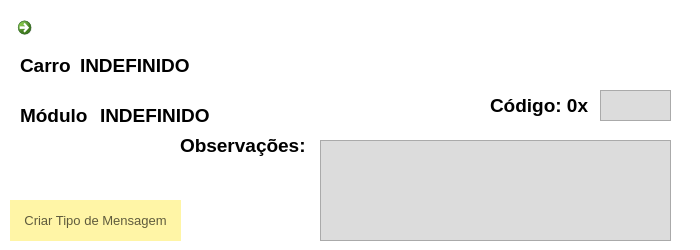
<?xml version="1.0" encoding="UTF-8"?>
<ui version="4.0">
 <class>CriarTipoMensagem</class>
 <widget class="QDialog" name="CriarTipoMensagem">
  <property name="geometry">
   <rect>
    <x>0</x>
    <y>0</y>
    <width>700</width>
    <height>250</height>
   </rect>
  </property>
  <property name="windowTitle">
   <string>Criar Tipo de Mensagem</string>
  </property>
  <property name="windowIcon">
   <iconset>
    <normaloff>../icon.ico</normaloff>../icon.ico</iconset>
  </property>
  <property name="styleSheet">
   <string notr="true">background: white</string>
  </property>
  <widget class="QLabel" name="label_5">
   <property name="geometry">
    <rect>
     <x>20</x>
     <y>50</y>
     <width>71</width>
     <height>31</height>
    </rect>
   </property>
   <property name="font">
    <font>
     <pointsize>14</pointsize>
     <bold>true</bold>
    </font>
   </property>
   <property name="text">
    <string>Carro</string>
   </property>
  </widget>
  <widget class="QPushButton" name="btnCriarTipoMensagem">
   <property name="geometry">
    <rect>
     <x>10</x>
     <y>200</y>
     <width>171</width>
     <height>41</height>
    </rect>
   </property>
   <property name="font">
    <font>
     <pointsize>10</pointsize>
    </font>
   </property>
   <property name="cursor">
    <cursorShape>PointingHandCursor</cursorShape>
   </property>
   <property name="styleSheet">
    <string notr="true">QPushButton{
	background-color:rgb(255, 245, 166);
	border:none;
	color:rgb(95, 91, 61);
	border -bottom: 5px solid rgb(162, 155, 105)
}
QPushButton:hover{
	background-color:rgb(229, 217, 150);
	border-bottom: 5px solid rgb(162, 155, 105)
}
QPushButton:pressed {
	background-color:rgb(255, 242, 165);
	border-bottom: 5px solid rgb(162, 155, 105)
}</string>
   </property>
   <property name="text">
    <string>Criar Tipo de Mensagem</string>
   </property>
  </widget>
  <widget class="QCommandLinkButton" name="commandButtonVoltar">
   <property name="geometry">
    <rect>
     <x>10</x>
     <y>10</y>
     <width>31</width>
     <height>41</height>
    </rect>
   </property>
   <property name="cursor">
    <cursorShape>PointingHandCursor</cursorShape>
   </property>
   <property name="styleSheet">
    <string notr="true">QCommandLinkButton
{
	border: none;
}

QCommandLinkButton:hover
{
	border: none;
}</string>
   </property>
   <property name="text">
    <string/>
   </property>
   <property name="icon">
    <iconset>
     <normaloff>../setavoltar.ico</normaloff>../setavoltar.ico</iconset>
   </property>
  </widget>
  <widget class="QLabel" name="labelNomeCarro">
   <property name="geometry">
    <rect>
     <x>80</x>
     <y>50</y>
     <width>591</width>
     <height>31</height>
    </rect>
   </property>
   <property name="font">
    <font>
     <pointsize>14</pointsize>
     <bold>true</bold>
    </font>
   </property>
   <property name="text">
    <string>INDEFINIDO</string>
   </property>
  </widget>
  <widget class="QLabel" name="label_2">
   <property name="geometry">
    <rect>
     <x>490</x>
     <y>90</y>
     <width>101</width>
     <height>31</height>
    </rect>
   </property>
   <property name="font">
    <font>
     <pointsize>14</pointsize>
     <bold>true</bold>
    </font>
   </property>
   <property name="text">
    <string>Código: 0x</string>
   </property>
  </widget>
  <widget class="QLabel" name="label_3">
   <property name="geometry">
    <rect>
     <x>180</x>
     <y>130</y>
     <width>131</width>
     <height>31</height>
    </rect>
   </property>
   <property name="font">
    <font>
     <pointsize>14</pointsize>
     <bold>true</bold>
    </font>
   </property>
   <property name="text">
    <string>Observações:</string>
   </property>
  </widget>
  <widget class="QLabel" name="label">
   <property name="geometry">
    <rect>
     <x>20</x>
     <y>100</y>
     <width>81</width>
     <height>31</height>
    </rect>
   </property>
   <property name="font">
    <font>
     <pointsize>14</pointsize>
     <bold>true</bold>
    </font>
   </property>
   <property name="text">
    <string>Módulo</string>
   </property>
  </widget>
  <widget class="QLabel" name="labelNomeModulo">
   <property name="geometry">
    <rect>
     <x>100</x>
     <y>100</y>
     <width>261</width>
     <height>31</height>
    </rect>
   </property>
   <property name="font">
    <font>
     <pointsize>14</pointsize>
     <bold>true</bold>
    </font>
   </property>
   <property name="text">
    <string>INDEFINIDO</string>
   </property>
  </widget>
  <widget class="QPlainTextEdit" name="plainTextEditObs">
   <property name="geometry">
    <rect>
     <x>320</x>
     <y>140</y>
     <width>351</width>
     <height>101</height>
    </rect>
   </property>
   <property name="font">
    <font>
     <pointsize>10</pointsize>
    </font>
   </property>
   <property name="styleSheet">
    <string notr="true">background: rgb(220, 220, 220)</string>
   </property>
  </widget>
  <widget class="QPlainTextEdit" name="plainTextEditCodHex">
   <property name="geometry">
    <rect>
     <x>600</x>
     <y>90</y>
     <width>71</width>
     <height>31</height>
    </rect>
   </property>
   <property name="font">
    <font>
     <pointsize>10</pointsize>
    </font>
   </property>
   <property name="styleSheet">
    <string notr="true">background: rgb(220, 220, 220)</string>
   </property>
  </widget>
 </widget>
 <resources/>
 <connections/>
</ui>
